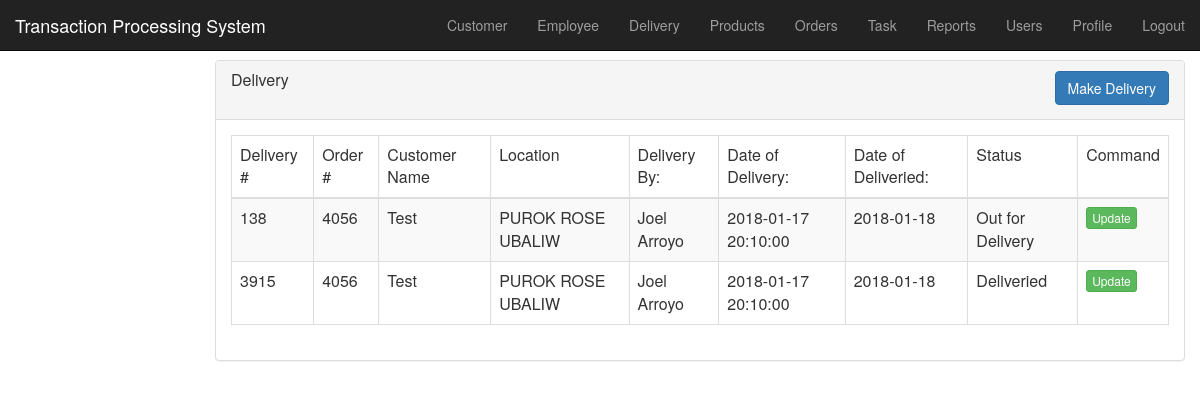
Screenshot of /delivery.php with the database file from the repository.
### tables this page shows
CREATE TABLE `deliveries` (
  `id` int(11) NOT NULL,
  `delivery_id` int(11) NOT NULL,
  `order_id` int(11) NOT NULL,
  `customer_name` text NOT NULL,
  `address` text NOT NULL,
  `employee_id` int(11) NOT NULL,
  `date_delivered` timestamp NOT NULL DEFAULT CURRENT_TIMESTAMP,
  `dateofdelivery` date DEFAULT NULL,
  `status` int(11) NOT NULL
);

CREATE TABLE `employees` (
  `id` int(11) NOT NULL,
  `employee_id` int(11) NOT NULL,
  `employee_name` varchar(255) NOT NULL,
  `address` varchar(255) NOT NULL,
  `gender` varchar(255) NOT NULL,
  `birthday` date NOT NULL,
  `user_acct` int(11) NOT NULL
);

### core/database.php (called while the page is built, shortened)
<?php
 class Database
 {
      private $host = "localhost";
      private $username = 'root';
      private $password = '123456';
      private  $database = 'db_gfctps';
      public function database_connect()
      {
           $this->connect = mysqli_connect($this->host, $this->username, $this->password, $this->database);
      }
 }
 ?>

### delivery.php (the view, shortened to what this page needs)
 <?php include 'includes/header.php';?>
    <div class="container-fluid">
                <div class="row">
<br />
                <br />
                <br />
              			<div class="col-sm-9 col-sm-offset-3 col-md-10 col-md-offset-2 main">
          				<div class="panel panel-default">
						  <div class="panel-heading">
						    	<button type="button" class="btn btn-primary btn-md pull-right" data-toggle="modal" data-target="#myModal">
							  Make Delivery
							</button>
						    <h3 class="panel-title" align="left">Delivery</h3>
                <br />
						  </div>
						  <div class="panel-body">
						    	<table id="delivery_data" class="table table-striped table-bordered">
						    		<thead>
						    			<tr>
						    				<td>Delivery #</td>
						    				<td>Order #</td>
						    				<td>Customer Name</td>
						    				<td>Location</td>
						    				<td>Delivery By:</td>
                        <td>Date of Delivery:</td>
						    				<td>Date of Deliveried:</td>
						    				<td>Status</td>
						    				<td>Command</td>
						    			</tr>
						    		</thead>
						    		<tbody>
						    				<?php
                                             $query ="SELECT * FROM deliveries JOIN employees e USING (employee_id)";
                                             $result = mysqli_query($object->connect, $query);
                                              while($row = mysqli_fetch_object($result))
                                                  {
                                                  	if($row->status == 0) {
                                                  		$status = 'Pending';
                                                  	}elseif($row->status == 1){
                                                  		$status = 'Out for Delivery';
                                                  	}else{
                                                      $status = 'Deliveried';
                                                    }
                                                       echo '
                                                       <tr>
                                                            <td>'.$row->delivery_id.'</td>
                                                            <td>'.$row->order_id.'</td>
                                                            <td>'.$row->customer_name.'</td>
                                                            <td>'.$row->address.'</td>
                                                            <td>'.$row->employee_name.'</td>
                                                            <td>'.$row->date_delivered.'</td>
                                                            <td>'.$row->dateofdelivery.'</td>
                                                            <td>'.$status.'</td>
                                                            <td><button type="button" name="update" id="'.$row->delivery_id.'" class="btn btn-success btn-xs updateDelivery">Update</button></td>
                                                       </tr>
                                                       ';
                                                  }
                                        ?>
						    		</tbody>
						    	</table>
						  </div>
						</div>
           </div>
     </div>
</div>
 <?php
include 'includes/footer.php'
?>

### rows the page displays
deliveries: delivery "138", order "4056", customer_name "Test", employees.address "PUROK ROSE UBALIW", employees.employee_name "Joel Arroyo", date_delivered "2018-01-17 20:10:00", dateofdelivery "2018-01-18", status "Out for Delivery"
deliveries: delivery "3915", order "4056", customer_name "Test", employees.address "PUROK ROSE UBALIW", employees.employee_name "Joel Arroyo", date_delivered "2018-01-17 20:10:00", dateofdelivery "2018-01-18", status "Deliveried"
